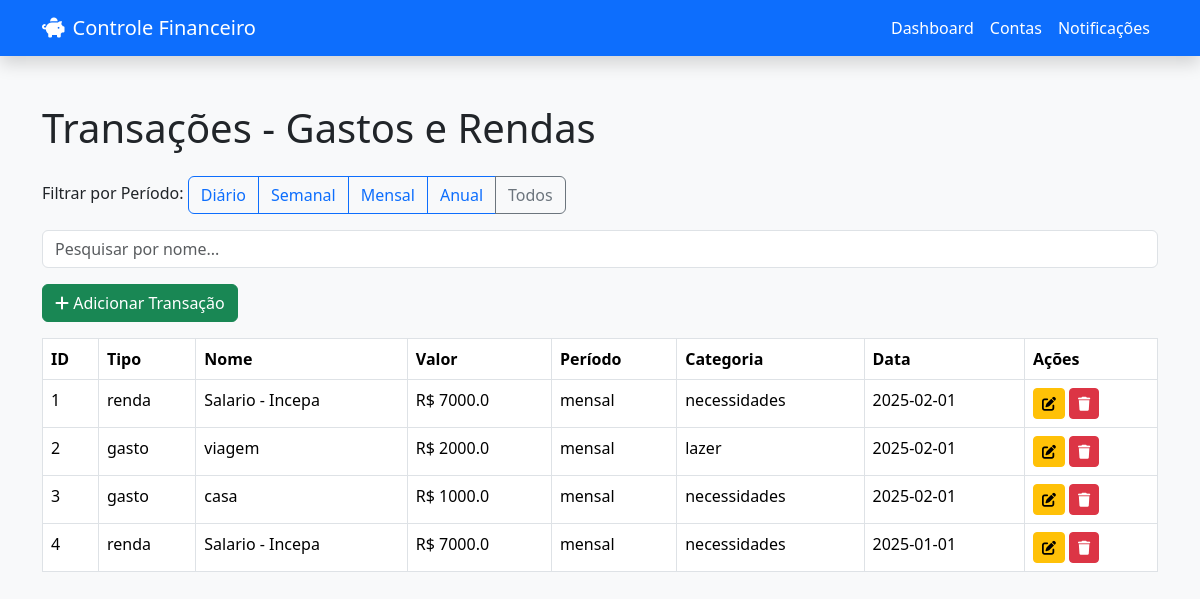
Page /transacoes (signed in) on the earlier database version.
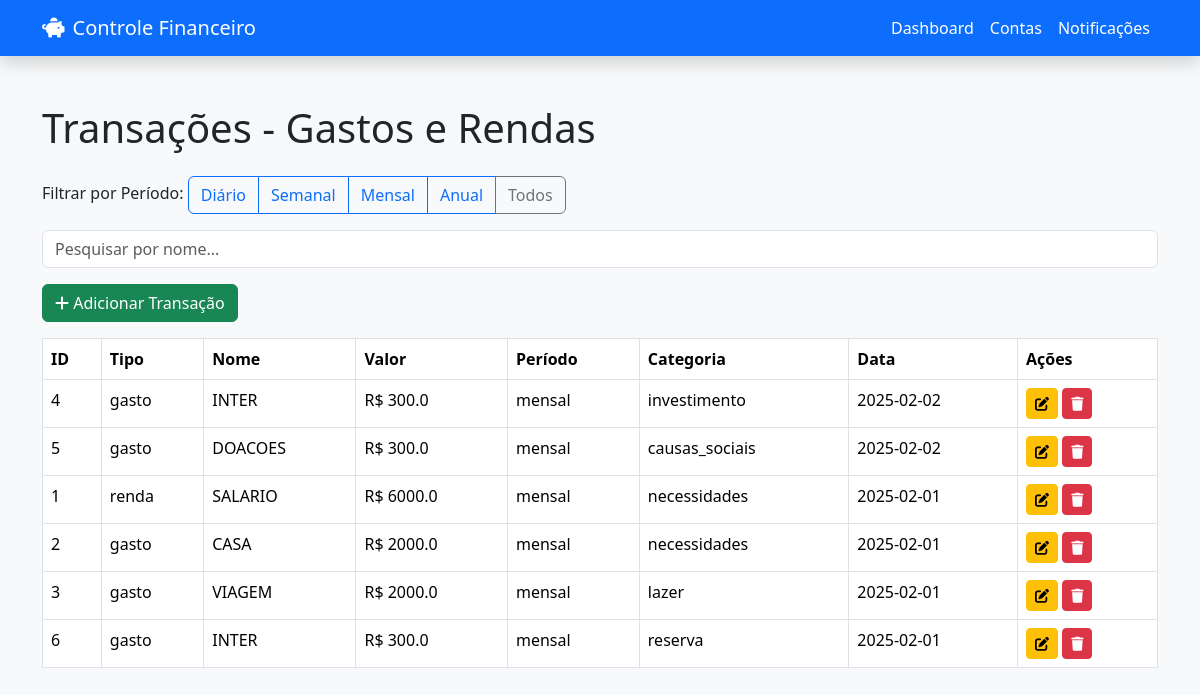
Same page on the later database version.
### tables this page shows
CREATE TABLE Transacoes (
        id INTEGER PRIMARY KEY AUTOINCREMENT,
        tipo TEXT NOT NULL,
        nome TEXT NOT NULL,
        valor REAL NOT NULL,
        periodo TEXT NOT NULL,
        categoria TEXT,
        data TEXT DEFAULT CURRENT_TIMESTAMP,
        notificado INTEGER DEFAULT 0,
        notificado_antecipado INTEGER DEFAULT 0
    );

### app.py (the view)
@app.route('/transacoes', methods=['GET'])
def transacoes_view():
    if 'user_id' not in session:
        flash("Você não está autenticado.", "error")
        return redirect(url_for('index'))
    periodo = request.args.get('periodo')  # 'diario', 'semanal', 'mensal', 'anual'
    pesquisa = request.args.get('pesquisa', '').lower()
    conn = conectar_bd()
    if conn is None:
        flash("Erro ao conectar ao banco de dados", "danger")
        return redirect(url_for('dashboard'))
    cursor = conn.cursor()
    if periodo:
        cursor.execute("SELECT * FROM Transacoes WHERE periodo = ? ORDER BY data DESC", (periodo,))
    else:
        cursor.execute("SELECT * FROM Transacoes ORDER BY data DESC")
    transacoes = cursor.fetchall()
    conn.close()
    if pesquisa:
        transacoes = [t for t in transacoes if pesquisa in t['nome'].lower()]
    return render_template('transacoes.html', transacoes=transacoes, periodo=periodo, pesquisa=pesquisa)

### app.py (called while the page is built)
def conectar_bd():
    try:
        conn = sqlite3.connect('financeiro.db')
        conn.row_factory = sqlite3.Row
        return conn
    except sqlite3.Error as e:
        flash(f"Erro ao conectar com o banco de dados: {e}", "danger")
        return None

### templates/transacoes.html (shortened to what this page needs)
<!DOCTYPE html>
<html lang="pt-br">
<head>
  <link href="https://cdn.jsdelivr.net/npm/bootstrap@5.3.2/dist/css/bootstrap.min.css" rel="stylesheet">
  <link href="https://cdnjs.cloudflare.com/ajax/libs/font-awesome/6.0.0/css/all.min.css" rel="stylesheet">
</head>
<body class="bg-light">
  <nav class="navbar navbar-expand-lg navbar-dark bg-primary shadow">
    <div class="container">
      <a class="navbar-brand d-flex align-items-center" href="/dashboard">
        <i class="fa-solid fa-piggy-bank me-2"></i> Controle Financeiro
      </a>
      <div class="collapse navbar-collapse" id="navbarNav">
        <ul class="navbar-nav ms-auto">
          <li class="nav-item"><a class="nav-link text-white" href="/dashboard">Dashboard</a></li>
          <li class="nav-item"><a class="nav-link text-white" href="/contas">Contas</a></li>
          <li class="nav-item"><a class="nav-link text-white" href="/notificacoes">Notificações</a></li>
        </ul>
      </div>
    </div>
  </nav>
  <div class="container py-5">
    <h1 class="mb-4">Transações - Gastos e Rendas</h1>
    <div class="mb-3">
      <label class="form-label">Filtrar por Período:</label>
      <div class="btn-group" role="group">
        <a href="/transacoes?periodo=diario" class="btn btn-outline-primary">Diário</a>
        <a href="/transacoes?periodo=semanal" class="btn btn-outline-primary">Semanal</a>
        <a href="/transacoes?periodo=mensal" class="btn btn-outline-primary">Mensal</a>
        <a href="/transacoes?periodo=anual" class="btn btn-outline-primary">Anual</a>
        <a href="/transacoes" class="btn btn-outline-secondary">Todos</a>
      </div>
    </div>
    <div class="mb-3">
      <input type="text" id="searchInput" class="form-control" placeholder="Pesquisar por nome...">
    </div>
    <a href="/adicionar_transacao" class="btn btn-success mb-3">
      <i class="fa-solid fa-plus"></i> Adicionar Transação
    </a>
    {% if transacoes %}
    <table class="table table-bordered" id="transacoesTable">
      <thead>
        <tr>
          <th>ID</th>
          <th>Tipo</th>
          <th>Nome</th>
          <th>Valor</th>
          <th>Período</th>
          <th>Categoria</th>
          <th>Data</th>
          <th>Ações</th>
        </tr>
      </thead>
      <tbody>
        {% for t in transacoes %}
        <tr>
          <td>{{ t.id }}</td>
          <td>{{ t.tipo }}</td>
          <td>{{ t.nome }}</td>
          <td>R$ {{ t.valor }}</td>
          <td>{{ t.periodo }}</td>
          <td>{{ t.categoria }}</td>
          <td>{{ t.data }}</td>
          <td>
            <a href="/editar_transacao/{{ t.id }}" class="btn btn-warning btn-sm"><i class="fa-solid fa-edit"></i></a>
            <a href="/excluir_transacao/{{ t.id }}" class="btn btn-danger btn-sm" onclick="return confirm('Tem certeza?')"><i class="fa-solid fa-trash"></i></a>
          </td>
        </tr>
        {% endfor %}
      </tbody>
    </table>
    {% else %}
    <p class="text-muted">Nenhuma transação encontrada.</p>
    {% endif %}
  </div>
</body>
</html>

Differences in the rows shown:
changed Transacoes id 4: tipo "renda" → "gasto"; nome "Salario - Incepa" → "INTER"; valor "7000.0" → "300.0"; categoria "necessidades" → "investimento"; data "2025-01-01" → "2025-02-02"; moves up the list
added Transacoes: id "5", tipo "gasto", nome "DOACOES", valor "300.0", periodo "mensal", categoria "causas_sociais", data "2025-02-02"
changed Transacoes "renda": nome "Salario - Incepa" → "SALARIO"; valor "7000.0" → "6000.0"
changed Transacoes id 2: nome "viagem" → "CASA"; categoria "lazer" → "necessidades"
changed Transacoes id 3: nome "casa" → "VIAGEM"; valor "1000.0" → "2000.0"; categoria "necessidades" → "lazer"
added Transacoes: id "6", tipo "gasto", nome "INTER", valor "300.0", periodo "mensal", categoria "reserva", data "2025-02-01"
